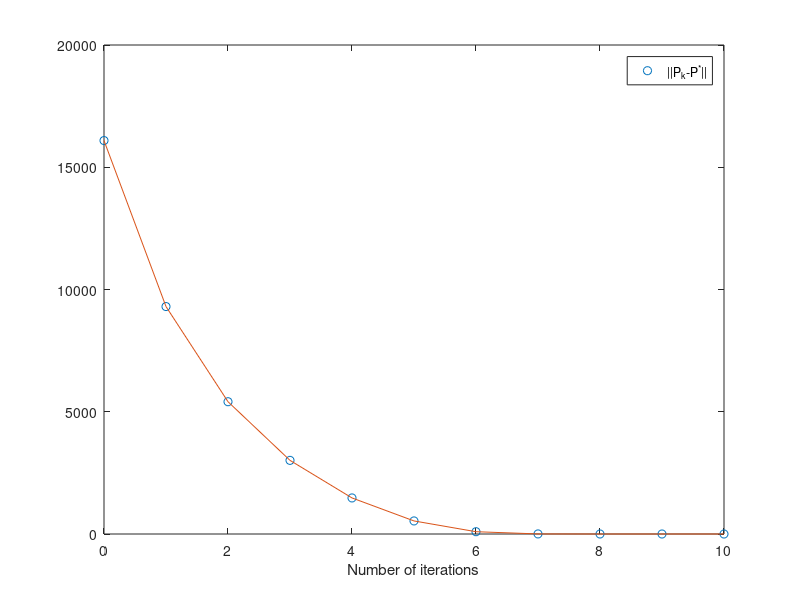
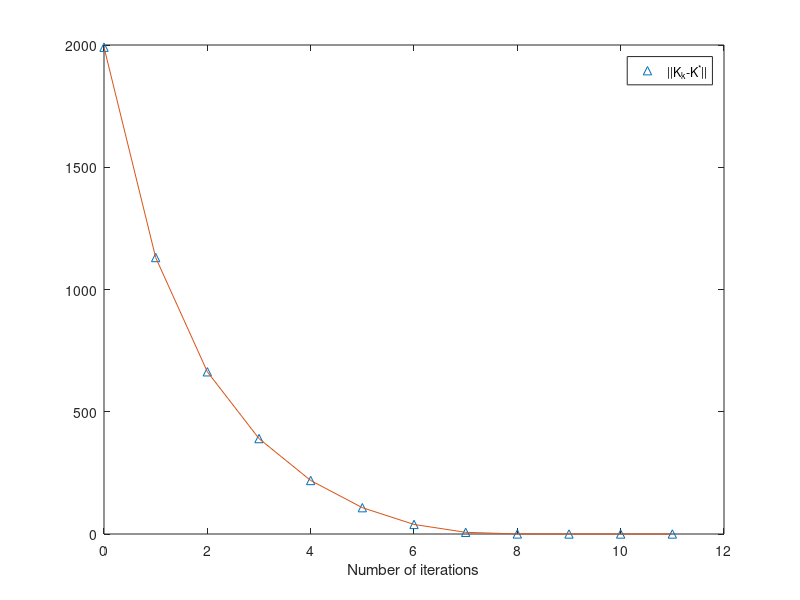
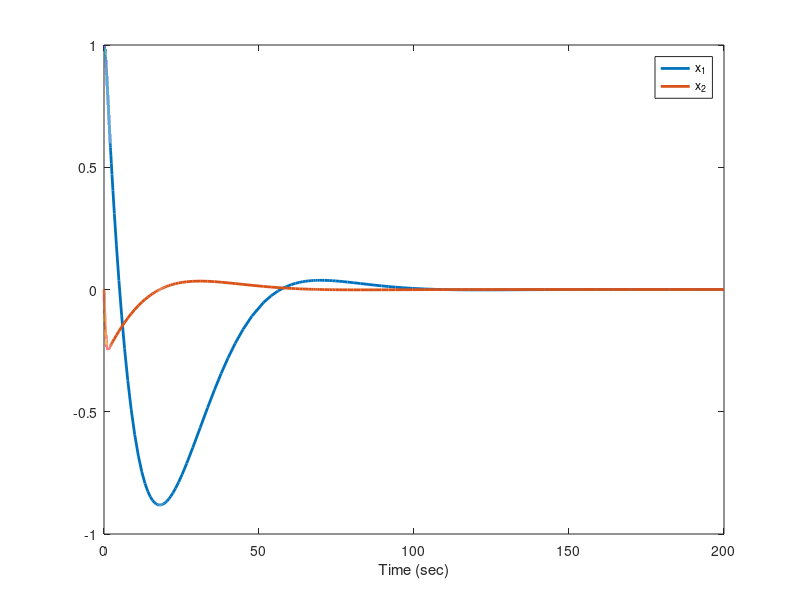
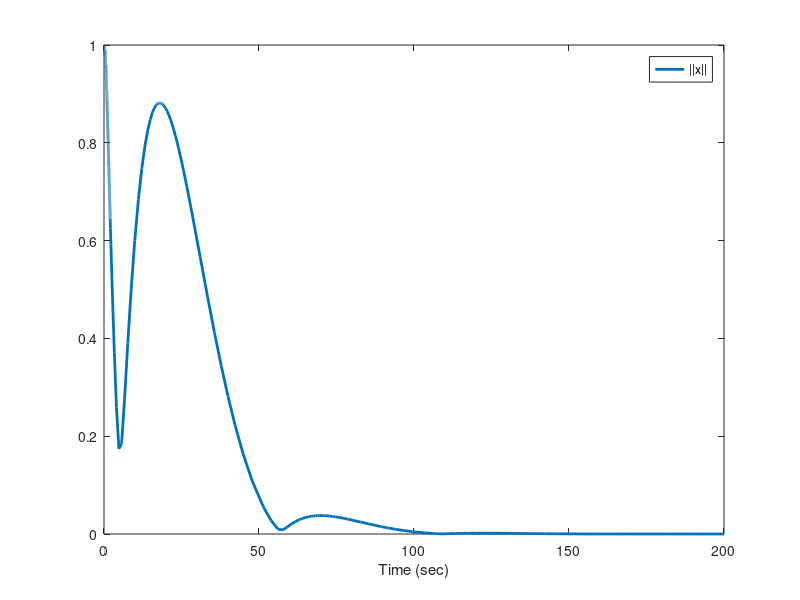

These charts were generated, in order, by the following MATLAB code:
% Code for the paper "Computational adaptive optimal control with an
% application to a car engine control problem",  Yu Jiang and Zhong-Ping
% Jiang,vol. 48, no. 10, pp. 2699-2704, Oct. 2012.
% Copyright 2011-2014 Yu Jiang, New York University.

function [K,K0, P, P0]=Jiang2012AutomaticaEditedLonDynamics()
clc
x_save=[];
t_save=[];
flag=1;  % 1: learning is on. 0: learning is off.

% System matrices used for simulation purpose
m = 1360;

A = [0 1;
    0 0];
B = [0 1/m]';

[xn,un]=size(B);%size of B. un-column #, xn row #

% Set the weighting matrices for the cost function
Q=diag([1 1]);
R=0.01;

% Initialize the feedback gain matrix
p = [-1;-0.5];
Kinit = place(A,B,p);
K = Kinit

N=200;  %Length of the window, should be at least greater than xn^2
NN=10;  %Max iteration times
T=.01;  %Duration of time for each integration

%x0=[10;2;100;2;-1;-2]; %Initial condition
x0=[1;0];
i1=(rand(1,100)-.5)*1000;

Dxx=[];XX=[];XU=[];  % Data matrices

X=[x0;kron(x0',x0')';kron(x0,zeros(un,1))]';

% Run the simulation and obtain the data matrices \delta_{xx}, I_{xx},
% and I_{xu}
[K0,P0]=lqr(A,B,Q,R) % Calculate the ideal solution for comparion purpose
for i=1:N
    % Simulation the system and at the same time collect online info.
    epsilon1 = 0.1;
    [t,X]=ode45(@(t,x) mysys(t,x), [(i-1)*T,i*T],X(end,:));

    %Append new data to the data matrices
    Dxx=[Dxx;kron(X(end,1:xn),X(end,1:xn))-kron(X(1,1:xn),X(1,1:xn))];
    XX=[XX;X(end,xn+1:xn+xn^2)-X(1,xn+1:xn+xn^2)];
    XU=[XU;X(end,xn+xn^2+1:end)-X(1,xn+xn^2+1:end)];

    % Keep track of the system trajectories
    x_save=[x_save;X];
    t_save=[t_save;t];
    % VxReal
end

Dxx=processing_Dxx(Dxx); % Only the distinct columns left

% K=zeros(un,xn);  % Initial stabilizing feedback gain matrix
P_old=zeros(xn);P=eye(xn)*10; % Initialize the previous cost matrix
it=0;            % Counter for iterations
p_save=[];       % Track the cost matrices in all the iterations
k_save=[];       % Track the feedback gain matrix in each iterations

k_save=[norm(K-K0)];

while norm(P-P_old)>1e-5 & it<16   % Stopping criterion for learning
    it=it+1                         % Update and display the # of iters
    P_old=P;                        % Update the previous cost matrix
    QK=Q+K'*R*K;                    % Update the Qk matrix
    X2=XX*kron(eye(xn),K');         %
    X1=[Dxx,-X2-XU];                % Left-hand side of the key equation
    Y=-XX*QK(:);                    % Right-hand side of the key equation
    pp=X1\Y;                        % Solve the equations in the LS sense
    P=reshape_p(pp);                % Reconstruct the symmetric matrix
    p_save=[p_save,norm(P-P0)];     % Keep track of the cost matrix
    BPv=pp(end-(xn*un-1):end);
    K=inv(R)*reshape(BPv,un,xn)/2   % Get the improved gain matrix
    k_save=[k_save,norm(K-K0)];     % Keep track of the control gains
end

% Plot the trajectories
figure(1)
plot([0:length(p_save)-1],p_save,'o',[0:length(p_save)-1],p_save)
%axis([-0.5,it-.5,-5,15])
legend('||P_k-P^*||')
xlabel('Number of iterations')

figure(2)
plot([0:length(k_save)-1],k_save,'^',[0:length(k_save)-1],k_save)
%axis([-0.5,it+0.5,-.5,2])
legend('||K_k-K^*||')
xlabel('Number of iterations')


% Post-learning simulation
[tt,xx]=ode23(@(t,x) mysys(t,x),[t(end) 200],X(end,:)');

% Keep track of the post-learning trajectories
t_final=[t_save;tt];
x_final=[x_save;xx];


figure(3)
plot(t_final,x_final(:,1:2),'Linewidth',2)
%axis([0,10,-100,200])
legend('x_1','x_2','x_3','x_4','x_5','x_6')
xlabel('Time (sec)')

figure(4)
plot(t_final,sqrt(sum(x_final(:,1:2).^2,2)),'Linewidth',2)
%axis([0,200,-50,200])
legend('||x||')
xlabel('Time (sec)')

% figure(5)
% plot(t_final,3.6*x_final(:,1),'k-.', ...
%     t_final, x_final(:,4),'-','Linewidth',2)
% %axis([0,10,-80,50])
% legend('y_1 (MAF)','y_2 (MAP)')
% xlabel('Time (sec)')

% The following nested function gives the dynamics of the sytem. Also,
% integraters are included for the purpose of data collection.
    function dX=mysys(t,X)
        %global A B xn un i1 i2 K flag
        x=X(1:xn);

        if t>=2;   % See if learning is stopped
            flag=0;
        end

        if flag==1
            u=zeros(un,1);
            for i=i1
                u=u+sin(i*t)/length(i1); % constructing the
                % exploration noise
            end
            u=-K*x+100*u;
        else
            u=-K*x;
        end

        dx=A*x+B*u;
        dxx=kron(x',x')';
        dux=kron(x',u')';
        dX=[dx;dxx;dux];
    end

% This nested function reconstruct the P matrix from its distinct elements
    function P=reshape_p(p)
        P=zeros(xn);
        ij=0;
        for i=1:xn
            for j=1:i
                ij=ij+1;
                P(i,j)=p(ij);
                P(j,i)=P(i,j);
            end
        end
    end

% The following nested function removes the repeated columns from Dxx
    function Dxx=processing_Dxx(Dxx)
        ij=[]; ii=[];

        for i=1:xn
            ii=[ii (i-1)*xn+i];
        end

        for i=1:xn-1
            for j=i+1:xn
                ij=[ij (i-1)*xn+j];
            end
        end

        Dxx(:,ii)=Dxx(:,ii)/2;
        Dxx(:,ij)=[];
        Dxx=Dxx*2;
    end
end